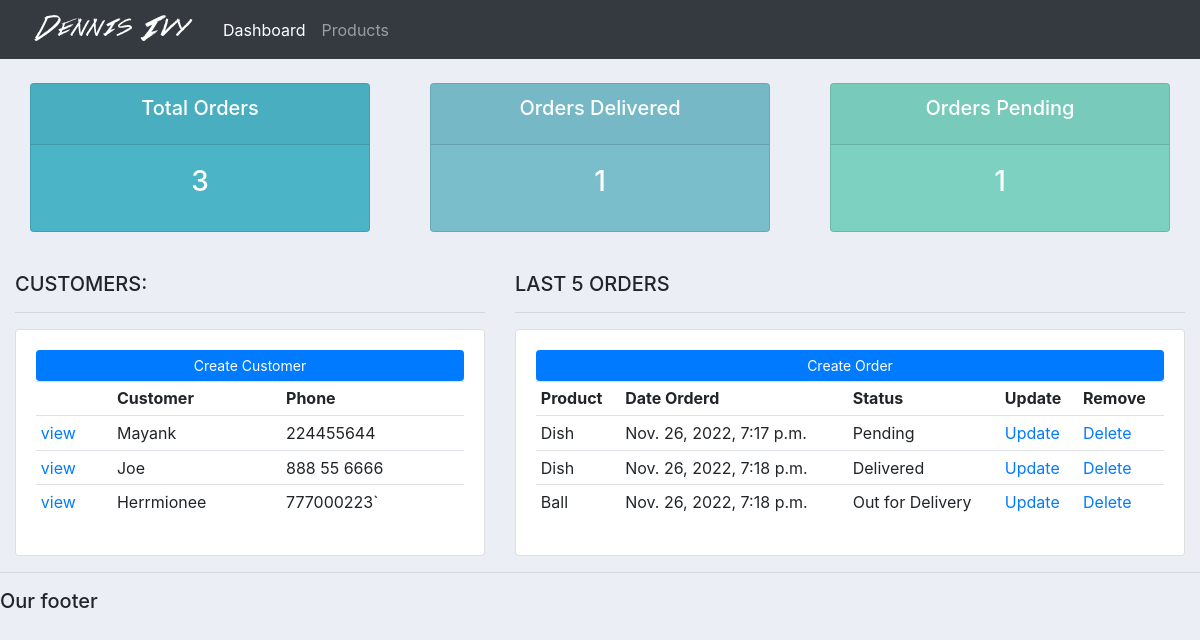
Before: / with the older database file.
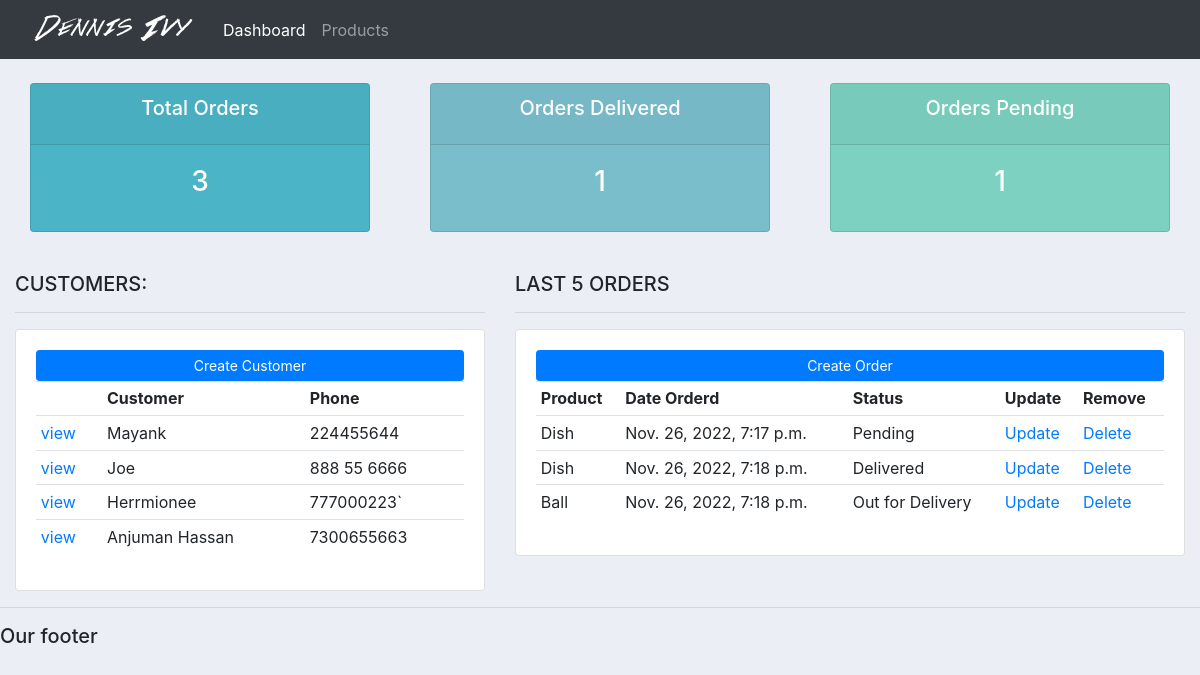
After: the same page with the newer database file.
### accounts/models.py (models this page shows, shortened)
class Customer(models.Model):
    name = models.CharField(max_length=200, null=True)
    phone = models.CharField(max_length=200, null=True)
    email = models.CharField(max_length=200, null=True)
    date_created= models.DateTimeField(auto_now_add=True, null=True)

class Order(models.Model):
    STATUS=(
        ('Pending', 'Pending'),
        ('Out for Delivery','Out for Delivery'),
        ('Delivered', 'Delivered'),
    )
    customer= models.ForeignKey(Customer,null = True, on_delete=models.SET_NULL)
    product=models.ForeignKey(Product,null = True, on_delete=models.SET_NULL)
    date_created = models.DateTimeField(auto_now_add=True, null=True)
    status = models.CharField(max_length=200, null=True, choices=STATUS)

class Product(models.Model):
    CATEGORY=(
        ('Indoor','Indoor'),
        ('Out Door', 'Out Door')
    )
    name = models.CharField(max_length=200, null=True)
    price = models.FloatField(null=True)
    category = models.CharField(max_length=200, null=True, choices=CATEGORY)
    description = models.CharField(max_length=200, null=True, blank=True)
    date_created = models.DateTimeField(auto_now_add=True, null=True)
    tags= models.ManyToManyField(tags)
    def __str__(self) -> str:
        return self.name

### accounts/views.py (the view)
# urls.py: path('', views.home, name="home"),
def home(request):
	orders= Order.objects.all()
	customers = Customer.objects.all()
	total_customer= customers.count()
	total_orders= orders.count()
	delivered = orders.filter(status='Delivered').count()
	pending = orders.filter(status='Pending').count()
	return render(request, 'accounts/dashboard.html',{
		"orders" : orders,
		"customers" : customers,
		"total_orders":total_orders,
		"delivered": delivered,
		"pending": pending,
	})

### accounts/templates/accounts/dashboard.html
{%  extends 'accounts/main.html' %}
{% block content %}
    {%  include 'main_template/status.html' %}
    <br>
    <div class="row">
        <div class="col-md-5">
            <h5>CUSTOMERS:</h5>
            <hr>
            <div class="card card-body">
                <a class="btn btn-primary  btn-sm btn-block" href="">Create Customer</a>
                <table class="table table-sm">
                    <tr>
                        <th></th>
                        <th>Customer</th>
                        <th>Phone</th>
                    </tr>
                    {% for customer in customers %}
                        <tr>
                            <td><a href="{% url 'customer' customer.id %}">view</a></td>
                            <td>{{ customer.name }}</td>
                            <td>{{ customer.phone }}</td>
                        </tr>
                    {% endfor %}
                </table>
            </div>
        </div>
        <div class="col-md-7">
            <h5>LAST 5 ORDERS</h5>
            <hr>
            <div class="card card-body">
                <a class="btn btn-primary  btn-sm btn-block" href="">Create Order</a>
                <table class="table table-sm">
                    <tr>
                        <th>Product</th>
                        <th>Date Orderd</th>
                        <th>Status</th>
                        <th>Update</th>
                        <th>Remove</th>
                    </tr>
                    {% for order in orders %}
                        <tr>
                            <td>{{ order.product }}</td>
                            <td>{{ order.date_created }}</td>
                            <td>{{ order.status}}</td>
                            <td><a href="#">Update</a></td>
                            <td><a href="#">Delete</a></td>
                        </tr>
                    {% endfor %}
                </table>
            </div>
        </div>
    </div>
{% endblock %}

Changed rows visible on the page:
added Customer: name "Anjuman Hassan", phone "7300655663"
